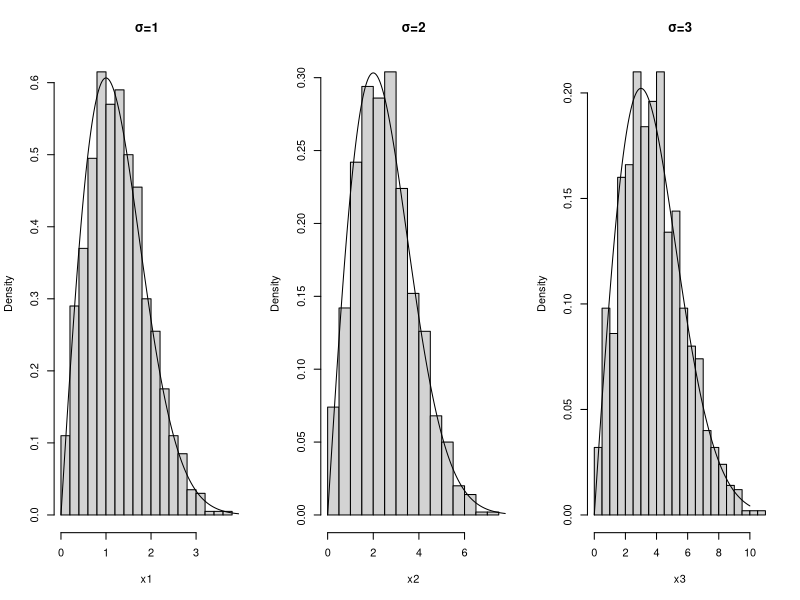
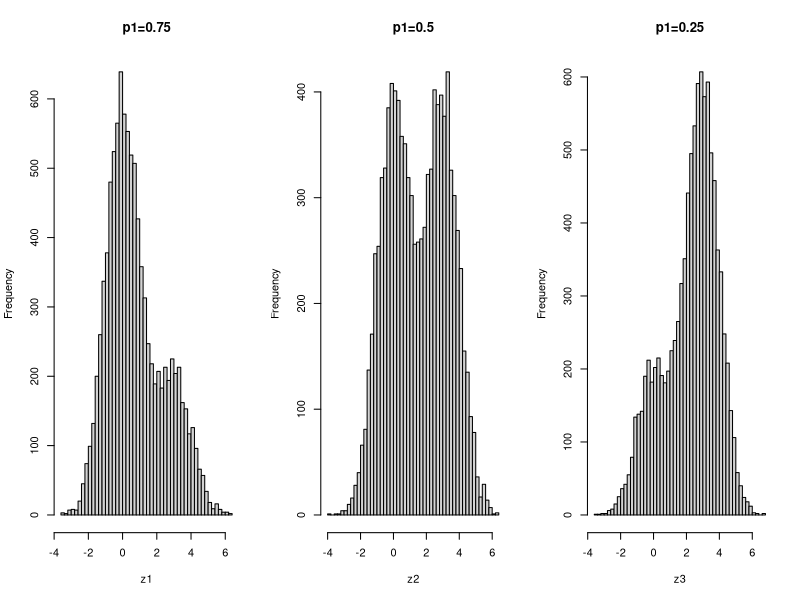

Write R code to recreate these figures, in order.
## ---- chunk 1
set.seed(122)
n<- 1000
t1<-1 #σ's value
t2<-2
t3<-3
u<-runif(n,min=0,1-0.0001)
x1<-sqrt(-2*(t1**2)*log(1-u))
x2<-sqrt(-2*(t2**2)*log(1-u))
x3<-sqrt(-2*(t3**2)*log(1-u))
y<-seq(0,10,.01)
par(mfrow=c(1,3))
hist(x1,prob=TRUE,breaks=20,main ='σ=1')
lines(y,y/(t1**2)*exp(-y**2/(2*t1**2)))
hist(x2,prob=TRUE,breaks=20,main ='σ=2')
lines(y,y/(t2**2)*exp(-y**2/(2*t2**2)))
hist(x3,prob=TRUE,breaks=20,main ='σ=3')
lines(y,y/(t3**2)*exp(-y**2/(2*t3**2)))
## ---- chunk 2
set.seed(123)
p11=0.75
p21=0.5
p31=0.25
p12=1-p11
p22=1-p21
p32=1-p31
n<-1e4
x1<-rnorm(n,0,1)
x2<-rnorm(n,3,1)
r1<-sample(c(0,1),size = n,replace = TRUE,prob = c(p12,p11))
r2<-sample(c(0,1),size = n,replace = TRUE,prob = c(p22,p21))
r3<-sample(c(0,1),size = n,replace = TRUE,prob = c(p32,p31))
z1<-r1*x1+(1-r1)*x2
z2<-r2*x1+(1-r2)*x2
z3<-r3*x1+(1-r3)*x2
par(mfrow=c(1,3))
hist(z1,breaks = 50,main ="p1=0.75")
hist(z2,breaks = 50,main ="p1=0.5")
hist(z3,breaks = 50,main ="p1=0.25")
## ---- chunk 3
size<-1e4
t=10
lambda =3#the parameter of poisson process
shape<-1
scale<-1#the parameters of Gamma distribution
n<-qpois(1-1e-9,lambda =lambda*t)#the largest number which the poisson process can get
poip=function(z){
  
}
xn<-rpois(size,lambda*t)
xs<-c()
for(i in 1:size){
  yi=cumsum(c(rgamma(n,shape = shape,scale = scale)))
  xs<-c(xs,yi[xn[i]])
}
print("Mean and Variance of the sample")
print(mean(xs))
print(var(xs))
print("Theoretical mean and variance")
print(lambda*t*shape*scale)
print(lambda*t*(shape+1)*shape*scale**2)
